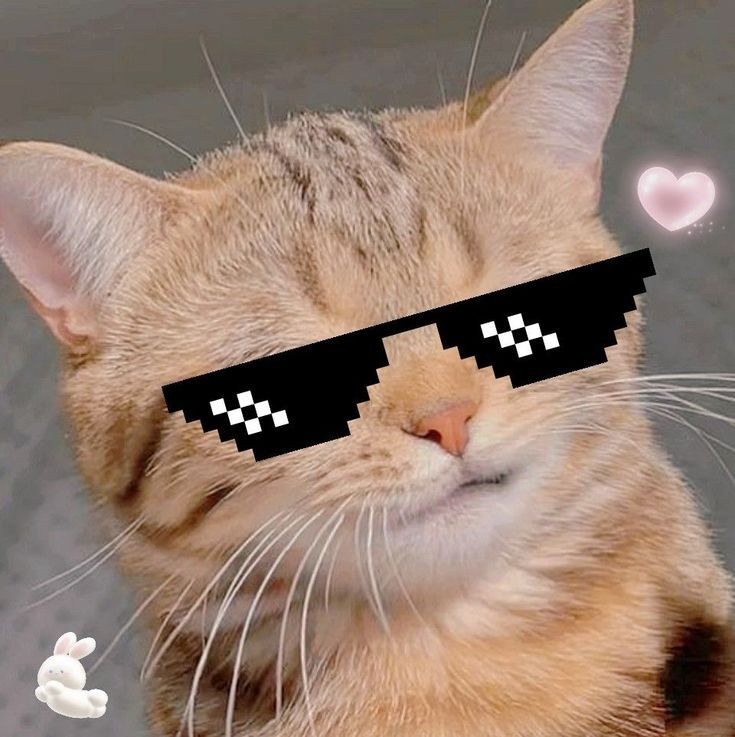
#> input picture day6-7/sample.jpg, 735 x 737 px
$ python day6_7_filters.py
#> lines starting #> are read from the running program, lines starting #| are printed output that depends on the picture; after the words box and inside, x2 and y2 are one past the last pixel; in counts of white or black regions, pixels touching at a corner belong together
import cv2
import os

if not os.path.exists('output'):
    os.makedirs('output')
image = cv2.imread('sample.jpg')
#> image is the input picture: shape (737, 735, 3); mean B, G, R 112.3, 126.3, 149.1

if image is None:
    print("Error: Could not load image.")
    exit()

image = cv2.resize(image, (300, 300))
#> image: shape (300, 300, 3)

gray = cv2.cvtColor(image, cv2.COLOR_BGR2GRAY)
blurred = cv2.GaussianBlur(gray, (7, 7), 0)
edges = cv2.Canny(blurred, 50, 150)
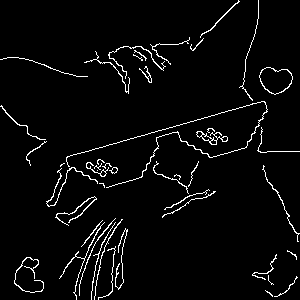
#> edges: shape (300, 300); 3.8% white in thin lines or dots
_, thresholded = cv2.threshold(gray, 127, 255, cv2.THRESH_BINARY)
#> thresholded: shape (300, 300); 56.1% white; 287 black regions (257 under 20 px), largest, box (x1, y1, x2, y2) and area: (0, 0, 300, 253) 17201, (0, 0, 240, 73) 11848, (17, 220, 113, 300) 3692

cv2.imwrite('output/gray_sample.jpg', gray)
cv2.imwrite('output/blurred_sample.jpg', blurred)
cv2.imwrite('output/edges_sample.jpg', edges)
cv2.imwrite('output/thresholded_sample.jpg', thresholded)

gray_bgr = cv2.cvtColor(gray, cv2.COLOR_GRAY2BGR)
blurred_bgr = cv2.cvtColor(blurred, cv2.COLOR_GRAY2BGR)
edges_bgr = cv2.cvtColor(edges, cv2.COLOR_GRAY2BGR)
#> edges_bgr: shape (300, 300, 3); 3.8% white in thin lines or dots
thresholded_bgr = cv2.cvtColor(thresholded, cv2.COLOR_GRAY2BGR)

font = cv2.FONT_HERSHEY_SIMPLEX
color = (0, 255, 0)
thickness = 1

cv2.putText(gray_bgr, 'Grayscale', (10, 20), font, 0.6, color, thickness)
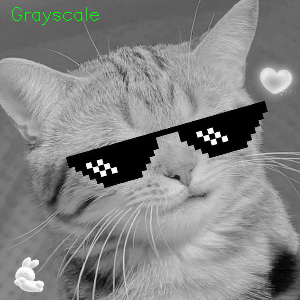
#> gray_bgr: shape (300, 300, 3); mean B, G, R 131.2, 131.8, 131.2
cv2.putText(blurred_bgr, 'Blurred', (10, 20), font, 0.6, color, thickness)
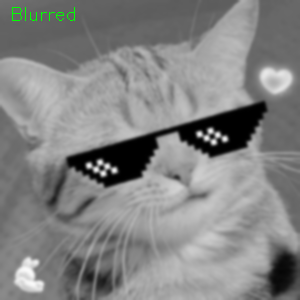
#> blurred_bgr: shape (300, 300, 3); mean B, G, R 131.2, 131.7, 131.2
cv2.putText(edges_bgr, 'Edges', (10, 20), font, 0.6, color, thickness)
#> edges_bgr: shape (300, 300, 3); mean B, G, R 9.6, 10.1, 9.6
cv2.putText(thresholded_bgr, 'Threshold', (10, 20), font, 0.6, color, thickness)
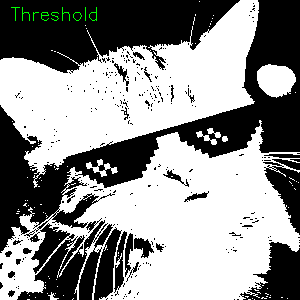
#> thresholded_bgr: shape (300, 300, 3); mean B, G, R 143.2, 143.8, 143.2

top_row = cv2.hconcat([gray_bgr, blurred_bgr])
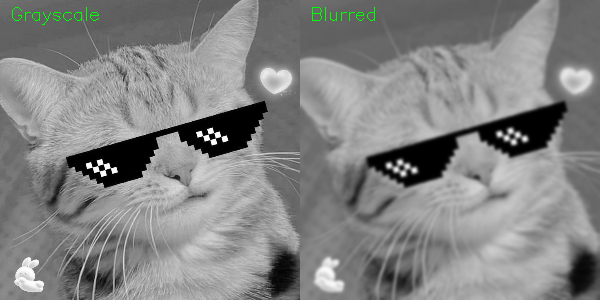
#> top_row: shape (300, 600, 3); mean B, G, R 131.2, 131.8, 131.2
bottom_row = cv2.hconcat([edges_bgr, thresholded_bgr])
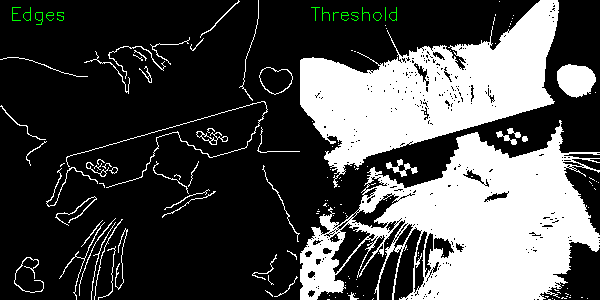
#> bottom_row: shape (300, 600, 3); mean B, G, R 76.4, 76.9, 76.4
combined = cv2.vconcat([top_row, bottom_row])
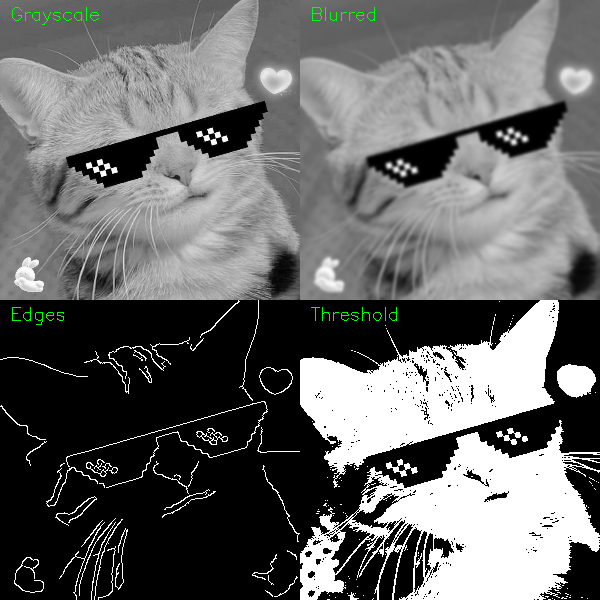
#> combined: shape (600, 600, 3); mean B, G, R 103.8, 104.3, 103.8

cv2.imwrite('output/combined_processed.jpg', combined)

cv2.imshow("Original Image", image)
cv2.imshow("Processed Outputs", combined)

cv2.waitKey(0)
cv2.destroyAllWindows()
